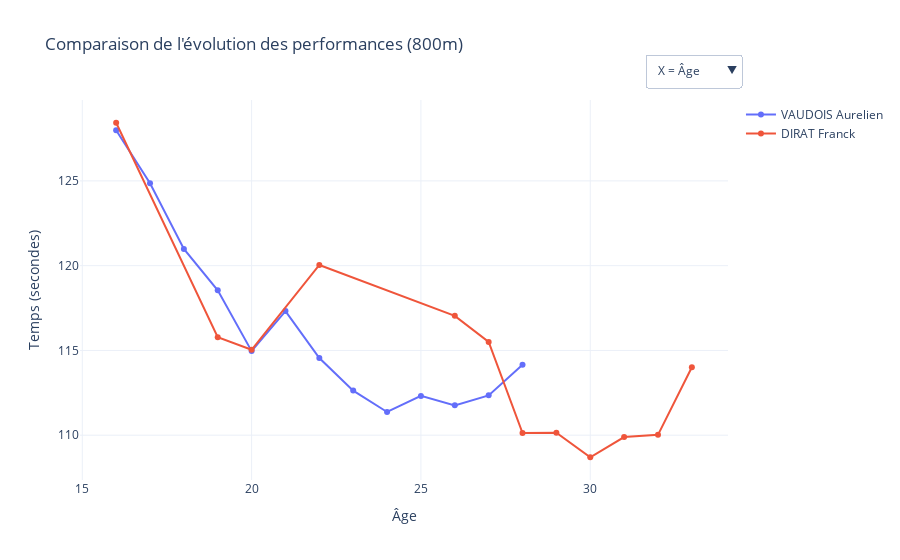

The code cell stored with this chart in its notebook:
### Code cell
import os
import re
import pandas as pd
import plotly.graph_objects as go
from sqlalchemy import create_engine
from dotenv import load_dotenv

from src.utils.file_utils import convert_time_to_seconds


# -----------------------------------------------------------------------------
# Connexion DB (même logique que app.py)
# -----------------------------------------------------------------------------
def get_engine_from_config():
    try:
        import streamlit as st
        db_url = st.secrets["DB_URL"]
    except Exception:
        load_dotenv()
        db_url = os.getenv("DB_URL")

    if not db_url:
        raise ValueError("DB_URL introuvable dans st.secrets ou .env")

    return create_engine(db_url)


# -----------------------------------------------------------------------------
# Helpers
# -----------------------------------------------------------------------------
def is_birth_date_incomplete(birth_date_raw: str) -> bool:
    """Date complète attendue: JJ/MM/AAAA. Sinon => incomplète."""
    if birth_date_raw is None or pd.isna(birth_date_raw):
        return True
    return re.fullmatch(r"\d{2}/\d{2}/\d{4}", str(birth_date_raw).strip()) is None


def resolve_athlete_candidates(engine, athlete_identifier: str, limit: int = 10) -> pd.DataFrame:
    """
    Résout un identifiant d'athlète donné par seq OU par nom (partiel).
    Ex: 'DIRAT', 'VAUDOIS', ou un seq exact.
    """
    query = """
        SELECT
            seq,
            name,
            birth_date_raw,
            birth_year
        FROM athletes
        WHERE seq = %(identifier)s
           OR name ILIKE %(name_like)s
        ORDER BY
            CASE
                WHEN seq = %(identifier)s THEN 0
                WHEN LOWER(name) = LOWER(%(identifier)s) THEN 1
                ELSE 2
            END,
            name
        LIMIT %(limit)s
    """

    return pd.read_sql_query(
        query,
        engine,
        params={
            "identifier": athlete_identifier,
            "name_like": f"%{athlete_identifier}%",
            "limit": limit,
        },
    )


def fetch_athlete_800m_by_seq(engine, seq: str) -> pd.DataFrame:
    query = """
        SELECT
            r.seq,
            a.name,
            a.birth_date_raw,
            a.birth_year,
            r.date,
            r.epreuve,
            r.perf,
            r.ville,
            r.tour
        FROM results r
        LEFT JOIN athletes a ON a.seq = r.seq
        WHERE r.seq = %(seq)s
          AND r.epreuve ILIKE '800m%%'
    """
    return pd.read_sql_query(query, engine, params={"seq": seq})


def fetch_best_match_athlete_800m(engine, athlete_identifier: str) -> pd.DataFrame:
    """
    1) Tente de résoudre via athletes(seq/nom).
    2) Prend le candidat qui possède le plus de lignes 800m.
    3) Fallback: considère l'identifiant comme seq brut.
    """
    candidates = resolve_athlete_candidates(engine, athlete_identifier)

    best_df = pd.DataFrame()
    best_count = -1

    if not candidates.empty:
        for _, row in candidates.iterrows():
            seq = row["seq"]
            candidate_df = fetch_athlete_800m_by_seq(engine, seq)
            count = len(candidate_df)
            if count > best_count:
                best_count = count
                best_df = candidate_df

    if best_df.empty:
        best_df = fetch_athlete_800m_by_seq(engine, athlete_identifier)

    return best_df


def prepare_for_comparison(df: pd.DataFrame) -> pd.DataFrame:
    if df.empty:
        return df

    out = df.copy()
    out["date"] = pd.to_datetime(out["date"], errors="coerce")
    out["time_sec"] = out["perf"].apply(convert_time_to_seconds)
    out = out.dropna(subset=["date", "time_sec"]).sort_values("date")

    out["year"] = out["date"].dt.year
    out["birth_year"] = pd.to_numeric(out["birth_year"], errors="coerce")
    out["age"] = out["year"] - out["birth_year"]

    # Règle demandée:
    # si date de naissance incomplète => ne garder que la meilleure perf par âge
    birth_raw = out["birth_date_raw"].dropna().iloc[0] if out["birth_date_raw"].notna().any() else None
    if is_birth_date_incomplete(birth_raw):
        out = out.dropna(subset=["age"]).copy()
        if not out.empty:
            idx_best = out.groupby("age")["time_sec"].idxmin()
            out = out.loc[idx_best].sort_values("age")

    return out


def add_trace(fig, dfa: pd.DataFrame, athlete_label: str, x_col: str, visible: bool):
    fig.add_trace(
        go.Scatter(
            x=dfa[x_col],
            y=dfa["time_sec"],
            mode="lines+markers",
            name=athlete_label,
            visible=visible,
            text=dfa["perf"],
            customdata=dfa[["date", "age", "year"]],
            hovertemplate=(
                "Athlète: " + athlete_label + "<br>"
                + "Perf: %{text}<br>"
                + "Date: %{customdata[0]|%Y-%m-%d}<br>"
                + "Âge: %{customdata[1]:.0f}<br>"
                + "Année: %{customdata[2]:.0f}<extra></extra>"
            ),
        )
    )


def plot_compare_2_athletes_800m(athlete_1: str, athlete_2: str):
    """
    athlete_1 / athlete_2 acceptent:
    - un seq exact
    - ou un nom/fragment de nom (ex: 'DIRAT', 'VAUDOIS')
    """
    engine = get_engine_from_config()

    a1_raw = fetch_best_match_athlete_800m(engine, athlete_1)
    a2_raw = fetch_best_match_athlete_800m(engine, athlete_2)

    a1 = prepare_for_comparison(a1_raw)
    a2 = prepare_for_comparison(a2_raw)

    if a1.empty or a2.empty:
        missing = []
        if a1.empty:
            missing.append(athlete_1)
        if a2.empty:
            missing.append(athlete_2)
        raise ValueError(
            "Aucune donnée 800m disponible pour: " + ", ".join(missing)
            + "\nVérifie que ces athlètes existent dans la table athletes/results."
        )

    name_1 = a1["name"].dropna().iloc[0] if a1["name"].notna().any() else athlete_1
    name_2 = a2["name"].dropna().iloc[0] if a2["name"].notna().any() else athlete_2

    # Pour le mode X=âge, on retire les lignes sans âge
    a1_age = a1.dropna(subset=["age"]).sort_values("age")
    a2_age = a2.dropna(subset=["age"]).sort_values("age")

    # Pour le mode X=année
    a1_year = a1.dropna(subset=["year"]).sort_values("year")
    a2_year = a2.dropna(subset=["year"]).sort_values("year")

    fig = go.Figure()

    # Traces visibles par défaut: mode Âge
    add_trace(fig, a1_age, name_1, x_col="age", visible=True)
    add_trace(fig, a2_age, name_2, x_col="age", visible=True)

    # Traces cachées: mode Année
    add_trace(fig, a1_year, name_1, x_col="year", visible=False)
    add_trace(fig, a2_year, name_2, x_col="year", visible=False)

    fig.update_layout(
        title="Comparaison de l'évolution des performances (800m)",
        xaxis_title="Âge",
        yaxis_title="Temps (secondes)",
        template="plotly_white",
        hovermode="x unified",
        updatemenus=[
            {
                "type": "dropdown",
                "direction": "down",
                "x": 1.02,
                "y": 1.12,
                "showactive": True,
                "buttons": [
                    {
                        "label": "X = Âge",
                        "method": "update",
                        "args": [
                            {"visible": [True, True, False, False]},
                            {"xaxis": {"title": "Âge"}},
                        ],
                    },
                    {
                        "label": "X = Année",
                        "method": "update",
                        "args": [
                            {"visible": [False, False, True, True]},
                            {"xaxis": {"title": "Année"}},
                        ],
                    },
                ],
            }
        ],
    )

    # Axe Y inversé (valeurs les plus grandes en haut)
    fig.update_yaxes(autorange=True)

    return fig


# -----------------------------------------------------------------------------
# Exemple d'utilisation
# -----------------------------------------------------------------------------
ATHLETE_1 = "VAUDOIS"   # seq ou nom
ATHLETE_2 = "DIRAT"     # seq ou nom

fig = plot_compare_2_athletes_800m(ATHLETE_1, ATHLETE_2)
fig.show()

### Figure 1 — Plotly figure (JSON) as saved in the notebook; plotly's stock layout.template omitted (floating-point values rounded to 4 significant figures)
{"data": [{"customdata": [["2014-10-26T00:00:00", 16, 2014], ["2015-06-14T00:00:00", 17, 2015], ["2016-05-08T00:00:00", 18, 2016], ["2017-04-29T00:00:00", 19, 2017], ["2018-06-10T00:00:00", 20, 2018], ["2019-06-26T00:00:00", 21, 2019], ["2020-02-09T00:00:00", 22, 2020], ["2021-05-08T00:00:00", 23, 2021], ["2022-07-16T00:00:00", 24, 2022], ["2023-05-27T00:00:00", 25, 2023], ["2024-05-29T00:00:00", 26, 2024], ["2025-05-18T00:00:00", 27, 2025], ["2026-01-24T00:00:00", 28, 2026]], "hovertemplate": "Athlète: VAUDOIS Aurelien<br>Perf: %{text}<br>Date: %{customdata[0]|%Y-%m-%d}<br>Âge: %{customdata[1]:.0f}<br>Année: %{customdata[2]:.0f}<extra></extra>", "mode": "lines+markers", "name": "VAUDOIS Aurelien", "text": ["2'07''99", "2'04''86", "2'00''99", "1'58''55", "1'54''96", "1'57''32", "1'54''55", "1'52''63", "1'51''37", "1'52''32", "1'51''76", "1'52''35", "1'54''15"], "type": "scatter", "visible": true, "x": [16, 17, 18, 19, 20, 21, 22, 23, 24, 25, 26, 27, 28], "y": [128.0, 124.9, 121.0, 118.5, 115.0, 117.3, 114.5, 112.6, 111.4, 112.3, 111.8, 112.3, 114.2]}, {"customdata": [["2009-06-10T00:00:00", 16, 2009], ["2012-06-13T00:00:00", 19, 2012], ["2013-07-10T00:00:00", 20, 2013], ["2015-05-10T00:00:00", 22, 2015], ["2019-07-10T00:00:00", 26, 2019], ["2020-08-02T00:00:00", 27, 2020], ["2021-06-30T00:00:00", 28, 2021], ["2022-05-28T00:00:00", 29, 2022], ["2023-07-23T00:00:00", 30, 2023], ["2024-01-27T00:00:00", 31, 2024], ["2025-06-14T00:00:00", 32, 2025], ["2026-02-08T00:00:00", 33, 2026]], "hovertemplate": "Athlète: DIRAT Franck<br>Perf: %{text}<br>Date: %{customdata[0]|%Y-%m-%d}<br>Âge: %{customdata[1]:.0f}<br>Année: %{customdata[2]:.0f}<extra></extra>", "mode": "lines+markers", "name": "DIRAT Franck", "text": ["2'08''43", "1'55''78", "1'55''04", "2'00''04", "1'57''04", "1'55''50", "1'50''13", "1'50''15", "1'48''70", "1'49''89", "1'50''02", "1'54''01"], "type": "scatter", "visible": true, "x": [16, 19, 20, 22, 26, 27, 28, 29, 30, 31, 32, 33], "y": [128.4, 115.8, 115.0, 120.0, 117.0, 115.5, 110.1, 110.2, 108.7, 109.9, 110.0, 114.0]}, {"customdata": [["2014-10-26T00:00:00", 16, 2014], ["2015-06-14T00:00:00", 17, 2015], ["2016-05-08T00:00:00", 18, 2016], ["2017-04-29T00:00:00", 19, 2017], ["2018-06-10T00:00:00", 20, 2018], ["2019-06-26T00:00:00", 21, 2019], ["2020-02-09T00:00:00", 22, 2020], ["2021-05-08T00:00:00", 23, 2021], ["2022-07-16T00:00:00", 24, 2022], ["2023-05-27T00:00:00", 25, 2023], ["2024-05-29T00:00:00", 26, 2024], ["2025-05-18T00:00:00", 27, 2025], ["2026-01-24T00:00:00", 28, 2026]], "hovertemplate": "Athlète: VAUDOIS Aurelien<br>Perf: %{text}<br>Date: %{customdata[0]|%Y-%m-%d}<br>Âge: %{customdata[1]:.0f}<br>Année: %{customdata[2]:.0f}<extra></extra>", "mode": "lines+markers", "name": "VAUDOIS Aurelien", "text": ["2'07''99", "2'04''86", "2'00''99", "1'58''55", "1'54''96", "1'57''32", "1'54''55", "1'52''63", "1'51''37", "1'52''32", "1'51''76", "1'52''35", "1'54''15"], "type": "scatter", "visible": false, "x": [2014, 2015, 2016, 2017, 2018, 2019, 2020, 2021, 2022, 2023, 2024, 2025, 2026], "y": [128.0, 124.9, 121.0, 118.5, 115.0, 117.3, 114.5, 112.6, 111.4, 112.3, 111.8, 112.3, 114.2]}, {"customdata": [["2009-06-10T00:00:00", 16, 2009], ["2012-06-13T00:00:00", 19, 2012], ["2013-07-10T00:00:00", 20, 2013], ["2015-05-10T00:00:00", 22, 2015], ["2019-07-10T00:00:00", 26, 2019], ["2020-08-02T00:00:00", 27, 2020], ["2021-06-30T00:00:00", 28, 2021], ["2022-05-28T00:00:00", 29, 2022], ["2023-07-23T00:00:00", 30, 2023], ["2024-01-27T00:00:00", 31, 2024], ["2025-06-14T00:00:00", 32, 2025], ["2026-02-08T00:00:00", 33, 2026]], "hovertemplate": "Athlète: DIRAT Franck<br>Perf: %{text}<br>Date: %{customdata[0]|%Y-%m-%d}<br>Âge: %{customdata[1]:.0f}<br>Année: %{customdata[2]:.0f}<extra></extra>", "mode": "lines+markers", "name": "DIRAT Franck", "text": ["2'08''43", "1'55''78", "1'55''04", "2'00''04", "1'57''04", "1'55''50", "1'50''13", "1'50''15", "1'48''70", "1'49''89", "1'50''02", "1'54''01"], "type": "scatter", "visible": false, "x": [2009, 2012, 2013, 2015, 2019, 2020, 2021, 2022, 2023, 2024, 2025, 2026], "y": [128.4, 115.8, 115.0, 120.0, 117.0, 115.5, 110.1, 110.2, 108.7, 109.9, 110.0, 114.0]}], "layout": {"hovermode": "x unified", "title": {"text": "Comparaison de l'évolution des performances (800m)"}, "updatemenus": [{"buttons": [{"args": [{"visible": [true, true, false, false]}, {"xaxis": {"title": "Âge"}}], "label": "X = Âge", "method": "update"}, {"args": [{"visible": [false, false, true, true]}, {"xaxis": {"title": "Année"}}], "label": "X = Année", "method": "update"}], "direction": "down", "showactive": true, "type": "dropdown", "x": 1.02, "y": 1.12}], "xaxis": {"title": {"text": "Âge"}}, "yaxis": {"autorange": true, "title": {"text": "Temps (secondes)"}}}}
